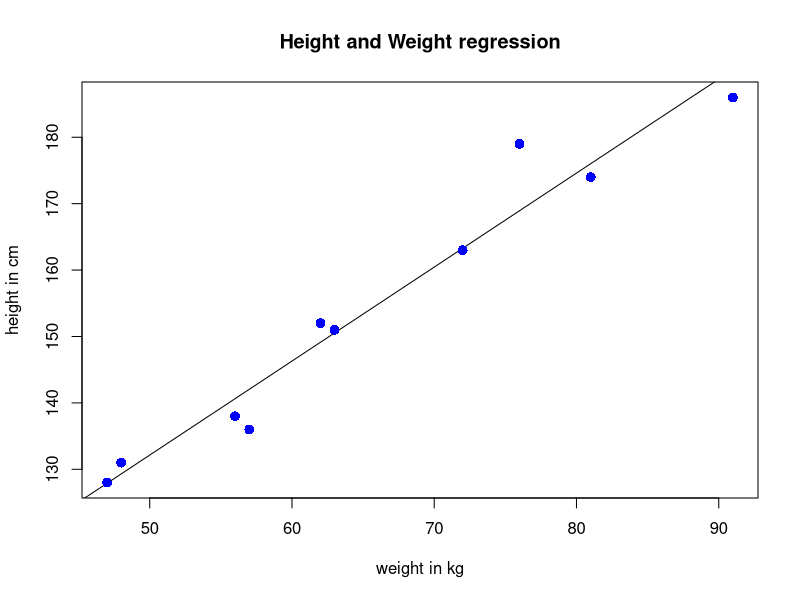

Write the R code that produced this figure.
#line agrregation
#create the predictor and response variable
x<-c(151,174,138,186,128,136,179,163,152,131)
y<-c(63,81,56,91,47,57,76,72,62,48)
relation<-lm(y~x)

#give the chart file a name 
png(file="lineagrregation.png")
#plot the chart

plot(y,x,col="blue",main="Height and Weight regression",
     abline(lm(x~y)),cex=1.3, pch=16,
     xlab="weight in kg",
     ylab="height in cm")

#save the file
dev.off()
